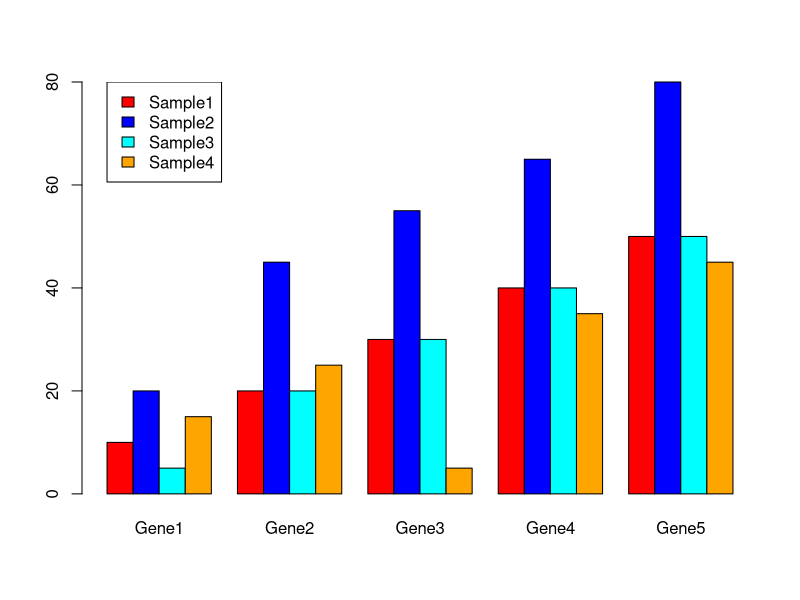

Write the R code that produced this figure.
# Reading dataframe
data <- read.table(file="dummy_data1.csv", header = TRUE, sep = ",")

# Transforming dataframe to matrix
mat <- as.matrix(data[, -1])

# Adding rownames to matrix
rownames(mat) <- data$Sample

# Defining image parameter
png(file = "barplot.png", width=700, height=400)

# Plotting barplot
barplot(mat,col = c("red", "blue", "cyan", "orange"), beside = TRUE)

# Specifying legend 
legend(x=1,y=max(mat), legend=c("Sample1","Sample2", "Sample3", "Sample4" ),fill=c("red", "blue", "cyan", "orange"))

# Saving figure
dev.off()
